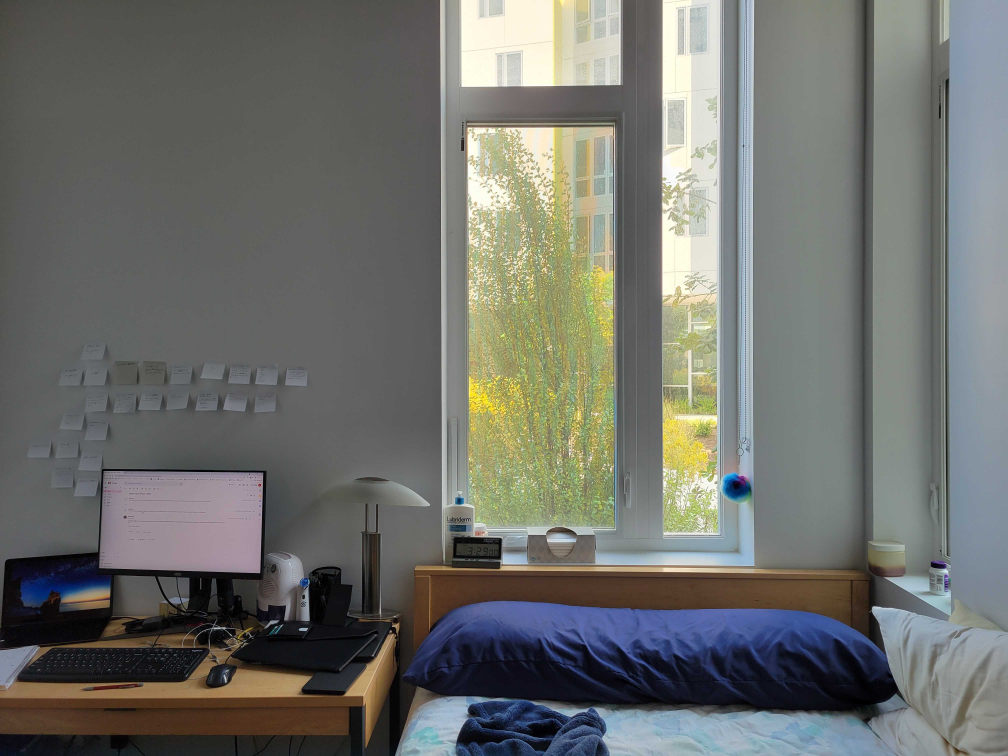
#> input picture Misc/20210712_152846.jpg, 4032 x 3024 px (shown at 1/4 size)
$ python -i feature_matching.py   (imports and definitions only)
#> lines starting #> are read from the running program, lines starting #| are printed output that depends on the picture
#> further down, picture is the input picture: shape (3024, 4032, 3); mean B, G, R 107.4, 111.8, 110.4
import cv2
import numpy as np
import code
import os
from natsort import natsorted, ns
import matplotlib.pyplot as plt

#using this as a struct
class gain:
    # [27 lines left out: functions __init__, save_image, find_points, not called in this run]


'''
need to also return a text file with the number of matches for that given set/precision for each set
ipmlement a method that takes in file and graphs shit
'''
#STILL NOT WORKING CORRECTLY
#ALL THE POINTS ON THE RIGHT ARE MESSED UP
# [49 lines left out: function get_true_positives, not called in this run]

'''
CHANGE ALL KEYPOINT AND DESCRIPTOR NAMES TO JUST KP1/KP2 AND DES1/DES2
'''

# [160 lines left out: functions sift, surf, orb, match_features, write_note, not called in this run]

'''
in each list contains a gain object
each gain object contains two strings: the gain value and the exposure time value
each object contains a precision_list, which contains 3 elements: each element is a pair of the algorithm used for
that specific gain and exposure time
the element is formatted by [number of matches, precision]; precision is from 0-1
'''

# [393 lines left out: functions sort_list, graph_fn_exp, graph_fn_gain, heatmap, not called in this run]

    # [23 lines of commented-out code are left out]


def orb_feature_detection(frame):
    width = 640
    height = 360

    # [6 lines of commented-out code are left out]
    img = cv2.resize(frame, (width, height))
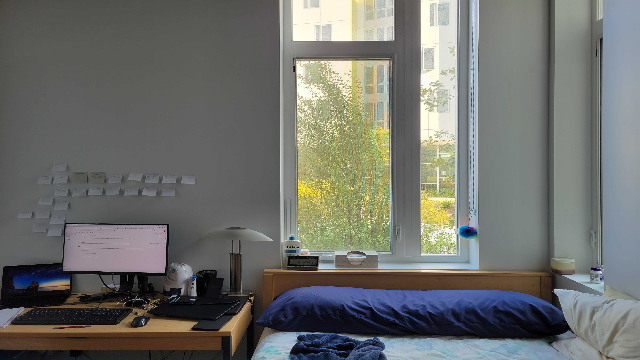
#> img: shape (360, 640, 3); mean B, G, R 107.2, 111.6, 110.2
    img_copy = np.copy(img)

    x = "5"
    blurred = cv2.GaussianBlur(img_copy, (int(x), int(x)), 0)
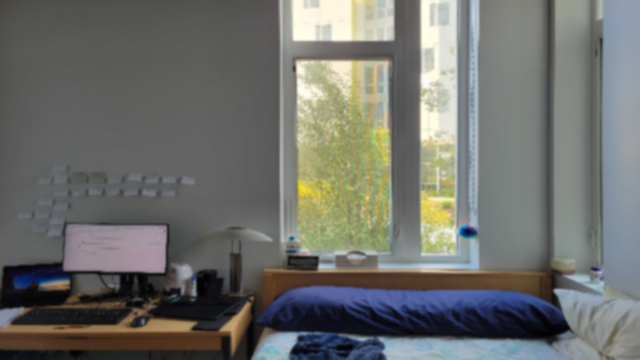
#> blurred: shape (360, 640, 3); mean B, G, R 107.2, 111.6, 110.2

    # grayscaled = cv2.cvtColor(img, cv2.COLOR_BGR2GRAY)
    erode = cv2.erode(blurred, None, iterations = 2)
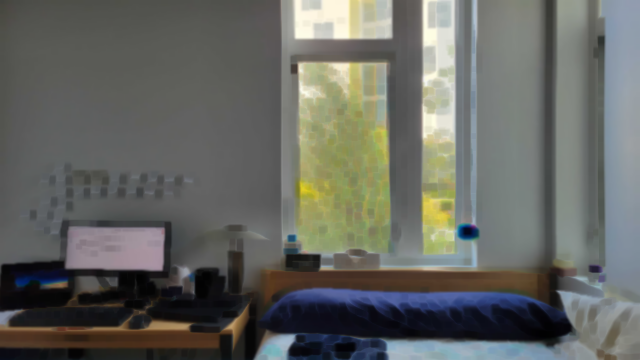
#> erode: shape (360, 640, 3); mean B, G, R 97.8, 102.9, 101.4
    dilate = cv2.dilate(erode, None, iterations = 3)
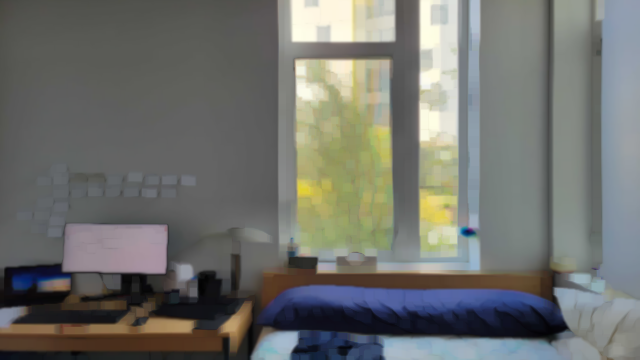
#> dilate: shape (360, 640, 3); mean B, G, R 109, 113.3, 111.9

    orb = cv2.ORB_create()
    # kp1, des1 = orb.detectAndCompute(erode, None)
    kp2, des2 = orb.detectAndCompute(dilate, None)
#> kp2 = 432 keypoints; strongest (x, y, size): (464, 232, 64.3), (465, 231, 77.1), (463, 233, 92.6), (463, 230, 53.6)
    kp3, des3 = orb.detectAndCompute(img, None)
#> kp3 = 492 keypoints; strongest (x, y, size): (554, 290, 31), (194, 295, 31), (317, 257, 31), (162, 272, 31)

    # [4 lines of commented-out code are left out]
    keypoint_img = cv2.drawKeypoints(img, kp2, None)
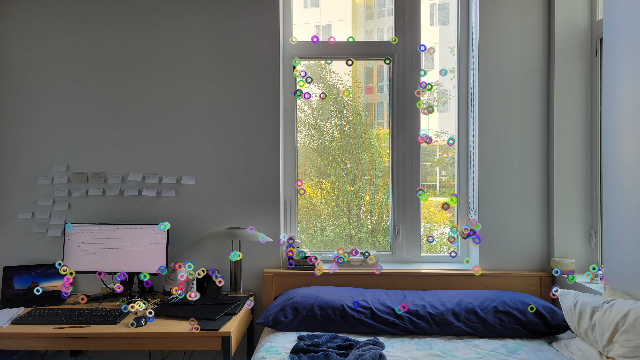
#> keypoint_img: shape (360, 640, 3); mean B, G, R 107.7, 111.8, 110.6

    # cv2.imshow("keypoints erode", keypoint_erode)
    # cv2.imshow("keypoints dilate", keypoint_dilate)
    cv2.imshow("keypoints img", cv2.rotate(keypoint_img, cv2.ROTATE_90_CLOCKWISE))
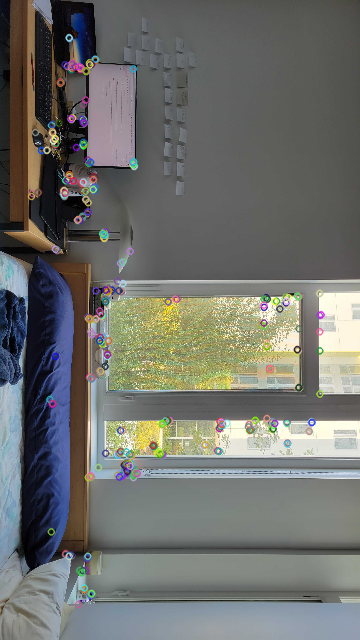
#> window 'keypoints img': shape (640, 360, 3); mean B, G, R 107.7, 111.8, 110.6
    # cv2.imshow("blurred", blurred)
    # cv2.imshow("erode", erode)
    # cv2.imshow("dilate", dilate)
    cv2.waitKey(0)
    cv2.destroyAllWindows()

'''
Instructions: need to change folder path to run analysis
Change save path for number of matches
'''
# [81 lines left out: functions analyze_image_dataset, extract_images_from_video, not called in this run]


# [12 lines not run here, left out]
    # [6 lines of commented-out code are left out]

>>> import cv2
>>> picture = cv2.imread('20210712_152846.jpg')
>>> result = orb_feature_detection(picture)

$ run again, on Location Analysis/left_led.jpg
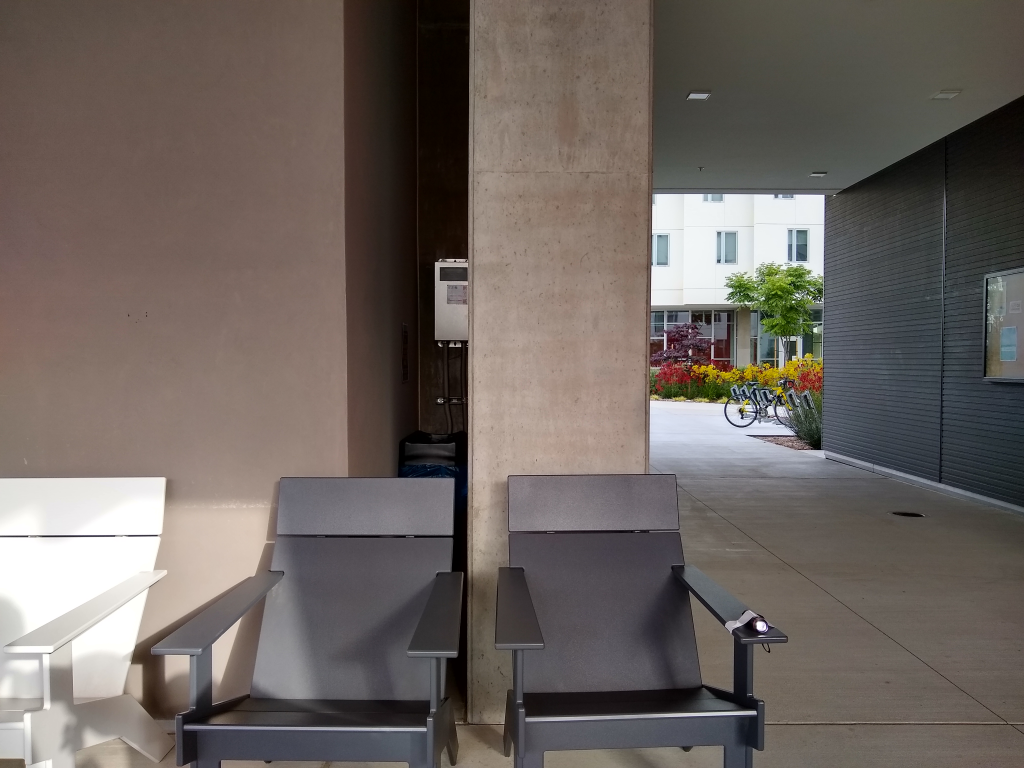
#> input picture Location Analysis/left_led.jpg, 4096 x 3072 px (shown at 1/4 size)
#> picture is the input picture: shape (3072, 4096, 3); mean B, G, R 96.1, 101, 109.4
#> in orb_feature_detection, `dilate = cv2.dilate(erode, None, iterations = 3)`:
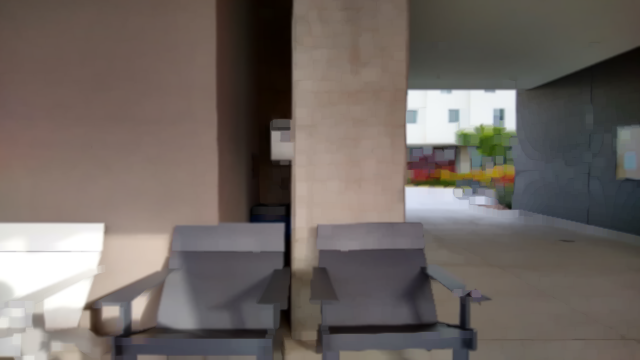
#> dilate: shape (360, 640, 3); mean B, G, R 97.7, 102.5, 111
#> kp2 = 500 keypoints; strongest (x, y, size): (510, 92, 77.1), (511, 92, 53.6), (511, 93, 92.6), (512, 91, 64.3)
#> kp3 = 500 keypoints; strongest (x, y, size): (473, 292, 31), (473, 294, 31), (476, 294, 37.2), (473, 293, 37.2)
#> in orb_feature_detection, `cv2.imshow("keypoints img", cv2.rotate(keypoint_img, cv2.ROTATE_90_CLO..`:
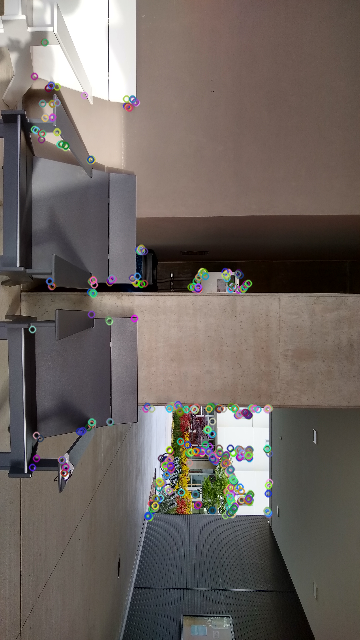
#> window 'keypoints img': shape (640, 360, 3); mean B, G, R 96.5, 101.2, 109.4

$ run again, on Location Analysis/left_rectified.jpg
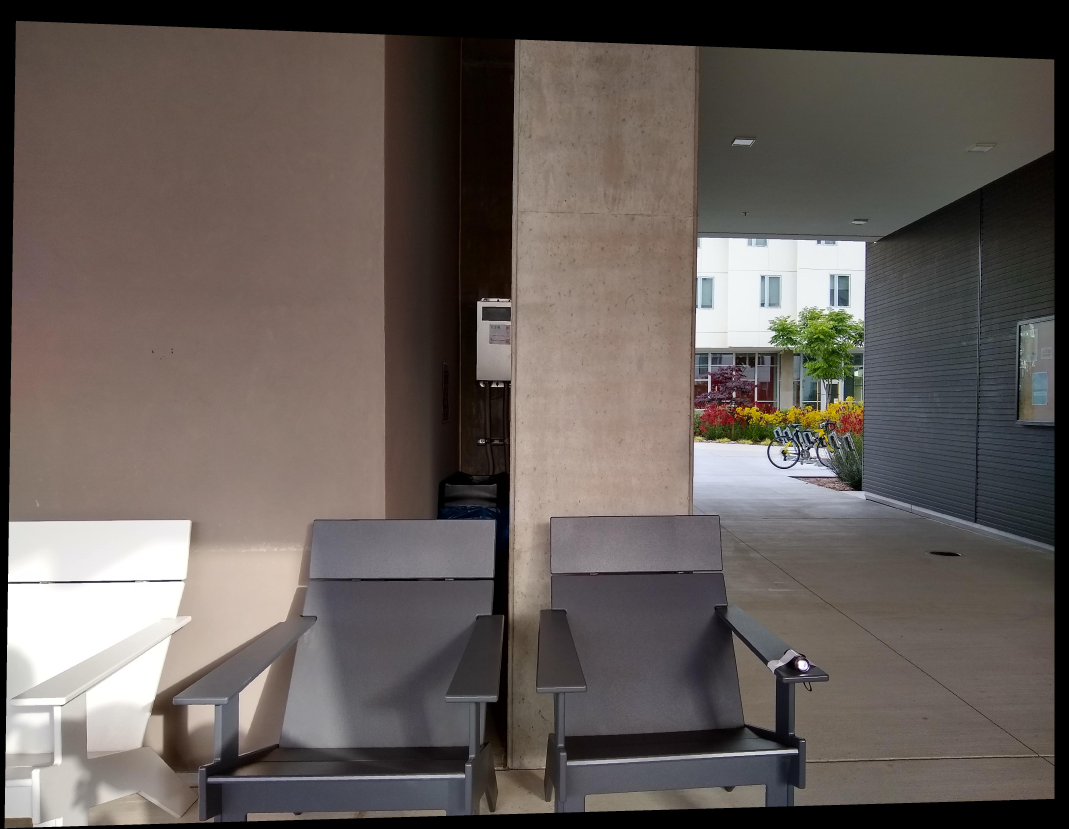
#> input picture Location Analysis/left_rectified.jpg, 4275 x 3314 px (shown at 1/4 size)
#> picture is the input picture: shape (3314, 4275, 3); mean B, G, R 88.9, 93.1, 101.2
#> in orb_feature_detection, `dilate = cv2.dilate(erode, None, iterations = 3)`:
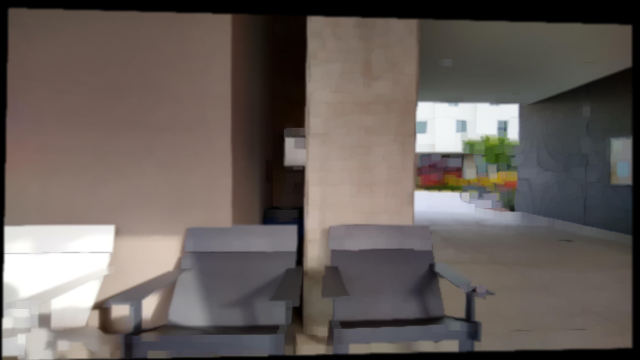
#> dilate: shape (360, 640, 3); mean B, G, R 91, 95.3, 103.5
#> kp2 = 500 keypoints; strongest (x, y, size): (515, 105, 53.6), (516, 106, 64.3), (516, 105, 44.6), (514, 105, 92.6)
#> kp3 = 500 keypoints; strongest (x, y, size): (479, 289, 37.2), (478, 288, 31), (470, 199, 31), (501, 169, 31)
#> in orb_feature_detection, `cv2.imshow("keypoints img", cv2.rotate(keypoint_img, cv2.ROTATE_90_CLO..`:
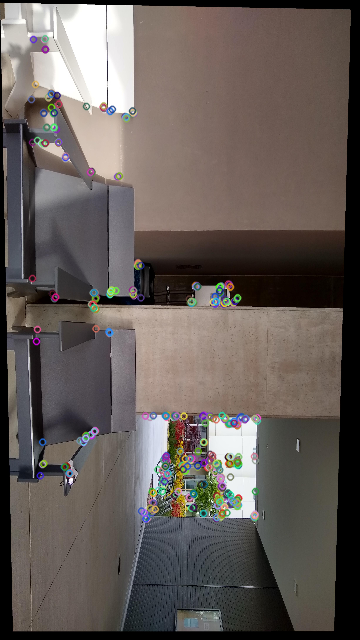
#> window 'keypoints img': shape (640, 360, 3); mean B, G, R 89.2, 93.3, 101.2
